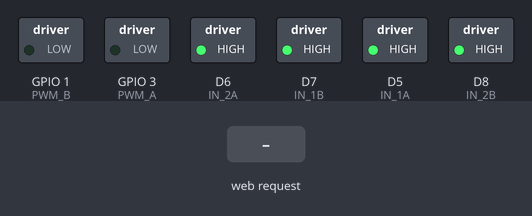
Simulated run of this sketch. Board: ESP8266 (NodeMCU). On the bench: switched loads named in the sketch (green lamp = pin HIGH). The inputs (shaded band) are chosen by the test bench. What the sketch prints to the serial monitor is not drawn.

Above: at 4.2 s.
4.3 s: HTTP request GET /?State=F received
At 4.9 s:
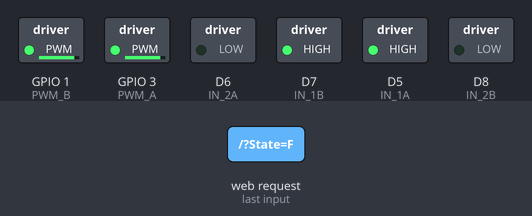
5.8 s: HTTP request GET /?State=B received
At 7.0 s:
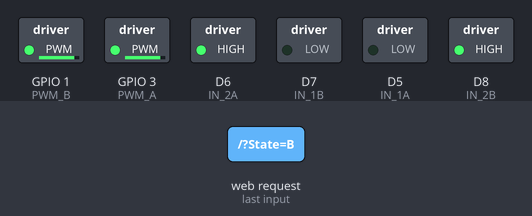
7.3 s: HTTP request GET /?State=R received
At 8.5 s:
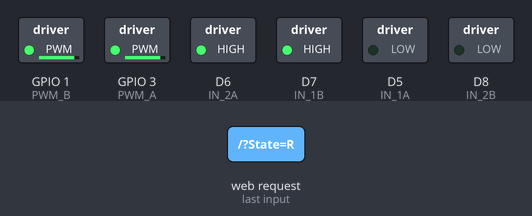
8.8 s: HTTP request GET /?State=L received
At 9.5 s:
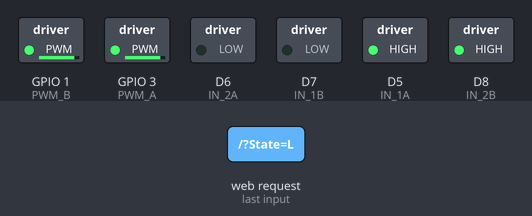
Timing chart, 0 to 11.3 s (numbered marks = the images above; inputs shaded):
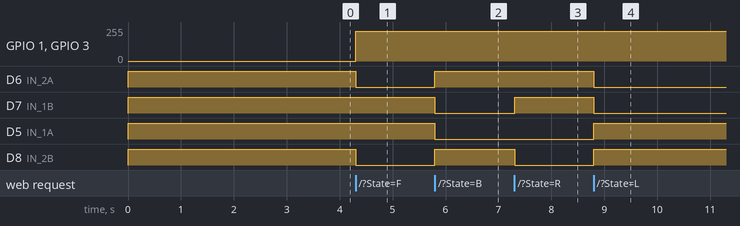

Measured:
- after the input at 4.3 s, GPIO 1 (PWM_B), GPIO 3 (PWM_A): 0/255 → 225/255 at once; D6 (IN_2A), D8 (IN_2B): HIGH → LOW at once
- after the input at 5.8 s, D6 (IN_2A), D8 (IN_2B): LOW → HIGH at once; D7 (IN_1B), D5 (IN_1A): HIGH → LOW at once
- after the input at 7.3 s, D7 (IN_1B): LOW → HIGH at once; D8 (IN_2B): HIGH → LOW at once
- after the input at 8.8 s, D6 (IN_2A), D7 (IN_1B): HIGH → LOW at once; D5 (IN_1A), D8 (IN_2B): LOW → HIGH at once

The sketch:

WIFIROBOTFORMOBILE.ino
```cpp
#include <ESP8266WiFi.h>
#include <ESP8266WebServer.h>
#include <ArduinoOTA.h>

int IN_1A = D5;
int IN_2A = D6;
int IN_1B = D7;
int IN_2B = D8;

const int PWM_A = D9;
const int PWM_B = D10;

String command;
float SPEED = 225;

ESP8266WebServer server(80);

String hostname("WIFICAR01");
IPAddress local_IP(192, 168, 1, 1);
IPAddress gateway(192, 168, 4, 9);
IPAddress subnet(255, 255, 255, 0);

unsigned long previousMillis = 0;

void setup() {
  Serial.begin(115200); // เริ่มการสื่อสารผ่าน Serial
  Serial.println();
  Serial.println("WiFi Robot Remote Control Mode");
  Serial.println("--------------------------------------");

  // ตั้งค่าสถานะเริ่มต้นของขา GPIO


  pinMode(IN_1A, OUTPUT);
  pinMode(IN_2A, OUTPUT);
  pinMode(IN_1B, OUTPUT);
  pinMode(IN_2B, OUTPUT);

  digitalWrite(IN_1B, 1);
  digitalWrite(IN_2B, 1);
  digitalWrite(IN_1A, 1);
  digitalWrite(IN_2A, 1);

  String chip_id = String(ESP.getChipId(), HEX); // อ่านรหัสชิป
  int i = chip_id.length() - 4;
  chip_id = chip_id.substring(i);
  chip_id = "wificar-" + chip_id; // สร้างชื่อโฮสต์

  Serial.println();
  Serial.println("Hostname: " + hostname);

  // ตั้ง NodeMCU เป็นโหมด AP พร้อมกับ IP แบบ static
  WiFi.mode(WIFI_AP);

  WiFi.softAPConfig(local_IP, gateway, subnet); // กำหนดค่า IP
  WiFi.softAP(hostname.c_str()); // สร้างจุดเชื่อมต่อ WiFi

  IPAddress myIP = WiFi.softAPIP(); // อ่าน IP ที่ได้รับ
  Serial.println("");
  Serial.println("WiFi-AP-Mode");
  Serial.print("AP IP address: ");
  Serial.println(myIP);

  delay(3000);
  server.on("/", HTTP_handleRoot);
  server.onNotFound(HTTP_handleRoot);
  server.begin();

  ArduinoOTA.begin();
}

void loop() {
    ArduinoOTA.handle();          // listen for update OTA request from clients
    server.handleClient();        // listen for HTTP requests from clients
    Serial.println(SPEED);
      command = server.arg("State");          // check HTPP request, if has arguments "State" then saved the value
      if (command == "F") Forward();          // check string then call a function or set a value
      else if (command == "B") Backward();
      else if (command == "R") TurnRight();
      else if (command == "L") TurnLeft();
      else if (command == "S") Stop();
      else if (command == "1") SPEED = 0;
      else if (command == "2") SPEED = 130;
      else if (command == "3") SPEED = 150;
      else if (command == "4") SPEED = 200;
      else if (command == "5") SPEED = 255;
      delay(10);
}

// function prototypes for HTTP handlers
void HTTP_handleRoot(void) {
  String html = R"html(
<!DOCTYPE html>
<html>
  <head>
    <meta name="viewport" content="width=device-width, initial-scale=1, user-scalable=no"/>
    <style>
      body {
        background-color: #1111;
      }
      .button {
        position: relative;
        display: inline-block;
        border: 2px solid #000;
        margin: 1px 1px;
        background-color: #fff;
        width: 25vw;
        height: 40vh;
        cursor: pointer;
        transition: background-color .3s ease-in-out;
      }
      .button:active {
        background-color: #aaa;
      }
      .button2 {
        position: relative;
        display: inline-block;
        border: 2px solid #000;
        margin: 1px 1px;
        background-color: #fff;
        width: 15vw;
        height: 80vh;
        cursor: pointer;
        transition: background-color .3s ease-in-out;
      }
      .button2:active {
        background-color: #aaa;
      }
      .slider {
        position: absolute;
        left: 40%;
        top: 40%;
        transform: translate(-50%, -50%);
        width: 20vw;
      }
      .slidecontainer {
        width: 5%;
      }
      #container {
        display: flex;
        justify-content: space-between;
        align-items: center;
        height: 80vh;
      }
      #vertical {
        display: flex;
        flex-direction: column;
        justify-content: space-around;
        height: 100%;
      }
      #horizontal {
        display: flex;
        justify-content: space-around;
        align-items: center;
        height: 100%;
      }
      .slider-container {
        position: relative;
        width: 100%;
        display: flex;
        justify-content: center;
        align-items: center;
      }
      #sliderValue {
        position: absolute;
        top: -40px;
        color: #000000;
        font-size: 24px;
      }
    </style>
  </head>
  <body>
    <div id="container">
      <div id="vertical">
        <div class="button" id="up" ontouchstart="sendCommand('F')" ontouchend="sendCommand('S')"></div>
        <div class="button" id="down" ontouchstart="sendCommand('B')" ontouchend="sendCommand('S')"></div>
      </div>
      <div class="slidecontainer">
        <div class="slider-container">
          <input type="range" min="1" max="5" value="5" class="slider" id="myRange">
          <div id="sliderValue"></div>
        </div>
      </div>
      <div id="horizontal">
        <div class="button2" id="left" ontouchstart="sendCommand('L')" ontouchend="sendCommand('S')"></div>
        <div class="button2" id="right" ontouchstart="sendCommand('R')" ontouchend="sendCommand('S')"></div>
      </div>
    </div>
    <script>
      var slider = document.getElementById("myRange");
      var output = document.getElementById("sliderValue");
      output.innerHTML = getSliderPercent(slider.value) + "%";

      slider.oninput = function() {
        output.innerHTML = getSliderPercent(this.value) + "%";
        var command = getCommandFromSliderValue(this.value);
        sendCommand(command);
        sendSliderValue();
      }

      function percenttagevalue(sliderValue) {
        var percent = ((sliderValue - 1) / 4) * 100;  // คำนวณเปอร์เซ็นต์
        return percent.toString();
      }
      function getCommandFromSliderValue(sliderValue) {
        switch (sliderValue) {
          case "1":
            return "1";
          case "2":
            return "2";
          case "3":
            return "3";
          case "4":
            return "4";
          case "5":
            return "5";
          default: percenttagevalue();
            return "S";
        }
      }

      function getSliderPercent(sliderValue) {
        var percent = ((sliderValue - 1) / 4) * 100;  // คำนวณเปอร์เซ็นต์
        return percent.toFixed(0);
      }

      function sendCommand(command) {
        var sliderValue = slider.value;
        var xhr = new XMLHttpRequest();
        xhr.open("GET", "/?State=" + command + "&SliderValue=" + sliderValue, true);
        xhr.send();
      }

      function sendSliderValue() {
        var sliderValue = slider.value;
        var xhr = new XMLHttpRequest();
        xhr.open("GET", "/?SliderValue=" + sliderValue, true);
        xhr.send();
      }
    </script>
  </body>
</html>

)html";
  server.send(200, "text/html", html);
  if(server.hasArg("State")) {
     Serial.println(server.arg("State"));
  }
}


void handleNotFound(){
  server.send(404, "text/plain", "404: Not found"); // Send HTTP status 404 (Not Found) when there's no handler for the URI in the request
}

// function to move forward
void Forward(){
  digitalWrite(IN_1B, 1);
  digitalWrite(IN_2B, 0);
  digitalWrite(IN_1A, 1);
  digitalWrite(IN_2A, 0);
  analogWrite(PWM_A, SPEED);
  analogWrite(PWM_B, SPEED);


}

// function to move backward
void Backward(){
   digitalWrite(IN_1B, 0);
  digitalWrite(IN_2B, 1);
  digitalWrite(IN_1A, 0);
  digitalWrite(IN_2A, 1);
  analogWrite(PWM_A, SPEED);
  analogWrite(PWM_B, SPEED);

}

// function to turn right
void TurnRight(){
  digitalWrite(IN_1B, 1);
  digitalWrite(IN_2B, 0);
  digitalWrite(IN_1A, 0);
  digitalWrite(IN_2A, 1);
  analogWrite(PWM_A, SPEED);
  analogWrite(PWM_B, SPEED);
}

// function to turn left
void TurnLeft(){
  digitalWrite(IN_1B, 0);
  digitalWrite(IN_2B, 1);
  digitalWrite(IN_1A, 1);
  digitalWrite(IN_2A, 0);
  analogWrite(PWM_A, SPEED);
  analogWrite(PWM_B, SPEED);
}

// function to move forward left

// function to stop motors
void Stop(){
  digitalWrite(IN_1B, 1);
  digitalWrite(IN_2B, 1);
  digitalWrite(IN_1A, 1);
  digitalWrite(IN_2A, 1);
}
```
